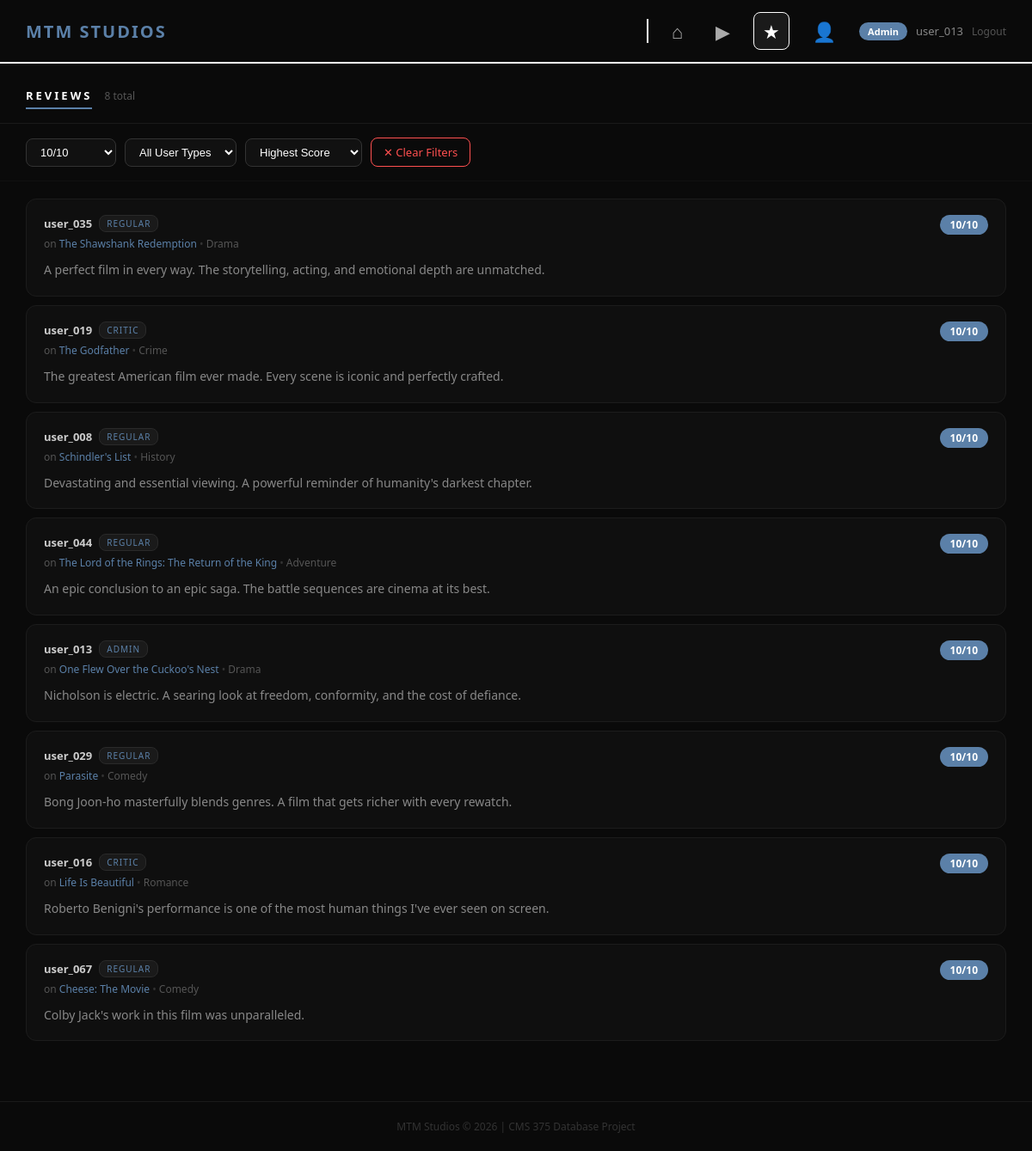
/reviews.php?score=10 (signed in), run on the app's committed database.
### tables this page shows
CREATE TABLE Reviews (
    ReviewID VARCHAR(20) PRIMARY KEY,
    MovieID  VARCHAR(20),
    UserID   VARCHAR(20),
    Score    INT,
    Text     TEXT,
    FOREIGN KEY (MovieID) REFERENCES Movies(MovieID),
    FOREIGN KEY (UserID)  REFERENCES Users(UserID)
);

CREATE TABLE Users (
    UserID        VARCHAR(20)  PRIMARY KEY,
    FirstName     VARCHAR(50),
    LastName      VARCHAR(50),
    Email         VARCHAR(100),
    UserType      VARCHAR(20),
    FavoriteGenre VARCHAR(50),
    Password      VARCHAR(255)
);

CREATE TABLE Movies (
    MovieID           VARCHAR(20)  PRIMARY KEY,
    ReleaseYear       INT,
    Title             VARCHAR(255),
    PosterURL         VARCHAR(255),
    PrimaryStreamingService VARCHAR(255),
    Genre             VARCHAR(100),
    Rating            DECIMAL(3,1),
    Description       VARCHAR(255)
);

### reviews.php (the view, shortened to what this page needs)
<?php
include __DIR__ . '/db_connect.php';
$is_guest = ($_SESSION['user_id'] === 'Guest');
$score_filter = isset($_GET['score'])    ? intval($_GET['score'])                                : 0;
$role_filter  = isset($_GET['role'])     ? mysqli_real_escape_string($conn, $_GET['role'])       : '';
$sort         = (isset($_GET['sort']) && in_array($_GET['sort'], ['score_desc','score_asc','movie']))
                ? $_GET['sort'] : 'score_desc';
$sql = "SELECT Reviews.*, Users.UserType, Movies.Title AS MovieTitle, Movies.Genre
        FROM Reviews
        JOIN Users  ON Reviews.UserID  = Users.UserID
        JOIN Movies ON Reviews.MovieID = Movies.MovieID
        WHERE 1=1";
if ($score_filter > 0) $sql .= " AND Reviews.Score = $score_filter";
switch ($sort) {
    default:          $sql .= " ORDER BY Reviews.Score DESC";
}
$result = mysqli_query($conn, $sql);
$total  = mysqli_num_rows($result);
?>
<!DOCTYPE html>
<html lang="en">
<head>
</head>
<body>
<nav class="navbar">
    <a href="index.php" class="logo">MTM STUDIOS</a>
    <div class="nav-right">
        <div class="nav-divider"></div>
        <div class="nav-icons">
            <a href="index.php" title="Home">&#8962;</a>
            <a href="movies.php" title="Movies">&#9654;</a>
            <a href="reviews.php" class="active" title="Reviews">&#9733;</a>
            <a href="users.php" title="Users">&#128100;</a>
        </div>
        <div class="user-info">
            <span class="user-badge"><?php echo htmlspecialchars($_SESSION['user_type']); ?></span>
            <?php echo htmlspecialchars($_SESSION['user_id']); ?>
            <?php if ($is_guest): ?>
                <a href="register.php" class="create-acct-link">Create Account</a>
            <?php else: ?>
                <a href="logout.php" class="logout-link">Logout</a>
            <?php endif; ?>
        </div>
    </div>
</nav>
<div class="page-header">
    <div class="page-header-left">
        <div class="page-title">Reviews</div>
        <div class="page-count"><?php echo $total; ?> total</div>
    </div>
</div>
<form method="GET" action="reviews.php">
    <div class="filter-bar">
        <select name="score" class="filter-select" onchange="this.form.submit()">
            <?php for ($i = 10; $i >= 1; $i--): ?>
                <option value="<?php echo $i; ?>" <?php echo ($score_filter == $i) ? 'selected' : ''; ?>>
                    <?php echo $i; ?>/10
                </option>
            <?php endfor; ?>
        </select>
        <select name="role" class="filter-select" onchange="this.form.submit()">
            <option value="">All User Types</option>
        </select>
        <select name="sort" class="filter-select" onchange="this.form.submit()">
            <option value="score_desc" <?php echo ($sort == 'score_desc') ? 'selected' : ''; ?>>Highest Score</option>
        </select>
        <?php if ($score_filter > 0 || $role_filter != ''): ?>
            <a href="reviews.php" class="clear-btn">&#10005; Clear Filters</a>
        <?php endif; ?>
    </div>
</form>
<div class="reviews-container">
    <?php if ($total == 0): ?>
        <div class="empty-state">No reviews match the selected filters.</div>
    <?php else: ?>
        <?php while ($review = mysqli_fetch_assoc($result)): ?>
            <div class="review-card">
                <div class="review-top">
                    <div>
                        <div class="review-left">
                            <span class="user-id"><?php echo htmlspecialchars($review['UserID']); ?></span>
                            <span class="user-role"><?php echo htmlspecialchars($review['UserType']); ?></span>
                        </div>
                        <div class="review-movie" style="margin-top:5px;">
                            on <a href="movie.php?id=<?php echo urlencode($review['MovieID']); ?>">
                                <?php echo htmlspecialchars($review['MovieTitle']); ?>
                            </a>
                            <span style="color:#333;">&bull;</span>
                            <?php echo htmlspecialchars($review['Genre']); ?>
                        </div>
                    </div>
                    <span class="review-score"><?php echo $review['Score']; ?>/10</span>
                </div>
                <div class="review-text"><?php echo htmlspecialchars($review['Text']); ?></div>
            </div>
        <?php endwhile; ?>
    <?php endif; ?>
</div>
<div class="footer">MTM Studios &copy; 2026 | CMS 375 Database Project</div>
</body>
</html>

### reviews.php (style rules this page uses)
* { margin: 0; padding: 0; box-sizing: border-box; }
body { font-family: 'Segoe UI', sans-serif; background-color: #0a0a0a; color: #ffffff; }
.navbar { background-color: #0a0a0a; border-bottom: 2px solid #ffffff; padding: 14px 30px; display: flex; justify-content: space-between; align-items: center; }
.logo { font-size: 20px; font-weight: bold; color: #5b80a8; text-decoration: none; letter-spacing: 2px; }
.nav-right { display: flex; align-items: center; }
.nav-divider { width: 2px; height: 28px; background-color: #ffffff; margin: 0 16px; }
.nav-icons { display: flex; align-items: center; gap: 16px; }
.nav-icons a { color: #aaa; text-decoration: none; font-size: 22px; padding: 6px 10px; border: 1px solid transparent; border-radius: 8px; transition: all 0.2s; }
.nav-icons a:hover, .nav-icons a.active { color: #fff; border-color: #fff; background-color: #1a1a1a; }
.user-info { display: flex; align-items: center; gap: 10px; margin-left: 16px; font-size: 13px; color: #888; }
.user-badge { background: #5b80a8; color: #fff; padding: 3px 10px; border-radius: 20px; font-size: 11px; font-weight: bold; }
.logout-link { color: #555; text-decoration: none; font-size: 12px; transition: color 0.2s; }
.page-header { padding: 28px 30px 16px; border-bottom: 1px solid #1a1a1a; display: flex; align-items: center; justify-content: space-between; flex-wrap: wrap; gap: 16px; }
.page-header-left { display: flex; align-items: baseline; gap: 14px; }
.page-title { font-size: 13px; font-weight: 700; letter-spacing: 3px; text-transform: uppercase; border-bottom: 2px solid #5b80a8; padding-bottom: 5px; }
.page-count { font-size: 12px; color: #555; }
.filter-bar { display: flex; gap: 10px; flex-wrap: wrap; align-items: center; padding: 16px 30px; border-bottom: 1px solid #111; }
.filter-select { padding: 7px 12px; background: #111; border: 1px solid #333; border-radius: 8px; color: #fff; font-size: 13px; cursor: pointer; }
.filter-select option { background: #111; }
.clear-btn { padding: 7px 14px; background: transparent; color: #ff5050; border: 1px solid #ff5050; border-radius: 8px; font-size: 13px; cursor: pointer; text-decoration: none; transition: all 0.2s; }
.reviews-container { padding: 20px 30px 60px; }
.review-card { border: 1px solid #1c1c1c; border-radius: 12px; padding: 18px 20px; margin-bottom: 10px; background: #0f0f0f; transition: border-color 0.2s; }
.review-top { display: flex; justify-content: space-between; align-items: flex-start; margin-bottom: 10px; gap: 12px; flex-wrap: wrap; }
.review-left { display: flex; align-items: center; gap: 8px; flex-wrap: wrap; }
.user-id { font-size: 13px; font-weight: 600; color: #ccc; }
.user-role { font-size: 10px; letter-spacing: 1px; text-transform: uppercase; background: #1a1a1a; border: 1px solid #2a2a2a; color: #5b80a8; padding: 2px 8px; border-radius: 8px; }
.review-movie { font-size: 12px; color: #555; }
.review-movie a { color: #5b80a8; text-decoration: none; }
.review-score { background: #5b80a8; color: #fff; padding: 3px 12px; border-radius: 20px; font-size: 12px; font-weight: bold; white-space: nowrap; flex-shrink: 0; }
.review-text { font-size: 14px; line-height: 1.7; color: #888; }
.footer { text-align: center; padding: 20px; color: #333; font-size: 12px; border-top: 1px solid #1a1a1a; }

### data on the page
reviews: UserID "user_035", UserID.UserType "REGULAR", MovieID.Title "The Shawshank Redemption", MovieID.Genre "Drama", Score "10", Text "A perfect film in every way. The storytelling, acting, and emotional depth are unmatched."
reviews: UserID "user_019", UserID.UserType "CRITIC", MovieID.Title "The Godfather", MovieID.Genre "Crime", Score "10", Text "The greatest American film ever made. Every scene is iconic and perfectly crafted."
reviews: UserID "user_008", UserID.UserType "REGULAR", MovieID.Title "Schindler's List", MovieID.Genre "History", Score "10", Text "Devastating and essential viewing. A powerful reminder of humanity's darkest chapter."
reviews: UserID "user_044", UserID.UserType "REGULAR", MovieID.Title "The Lord of the Rings: The Return of the King", MovieID.Genre "Adventure", Score "10", Text "An epic conclusion to an epic saga. The battle sequences are cinema at its best."
reviews: UserID "user_013", UserID.UserType "ADMIN", MovieID.Title "One Flew Over the Cuckoo's Nest", MovieID.Genre "Drama", Score "10", Text "Nicholson is electric. A searing look at freedom, conformity, and the cost of defiance."
reviews: UserID "user_029", UserID.UserType "REGULAR", MovieID.Title "Parasite", MovieID.Genre "Comedy", Score "10", Text "Bong Joon-ho masterfully blends genres. A film that gets richer with every rewatch."
reviews: UserID "user_016", UserID.UserType "CRITIC", MovieID.Title "Life Is Beautiful", MovieID.Genre "Romance", Score "10", Text "Roberto Benigni's performance is one of the most human things I've ever seen on screen."
reviews: UserID "user_067", UserID.UserType "REGULAR", MovieID.Title "Cheese: The Movie", MovieID.Genre "Comedy", Score "10", Text "Colby Jack's work in this film was unparalleled."

### other printed values
$_SESSION['user_type'] "Admin"
$_SESSION['user_id'] "user_013"
$total "8"
form field score "10/10"
